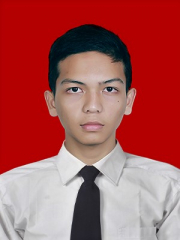
#> input picture openCV/abo.jpg, 180 x 240 px
$ python reading.py
#> lines starting #> are read from the running program, lines starting #| are printed output that depends on the picture; after the words box and inside, x2 and y2 are one past the last pixel; in counts of white or black regions, pixels touching at a corner belong together
import cv2 as cv
img = cv.imread("./abo.jpg")
#> img is the input picture: shape (240, 180, 3); mean B, G, R 83.9, 84.4, 169.2
cv.imshow('Abo',img)
gray = cv.cvtColor(img, cv.COLOR_BGR2GRAY)
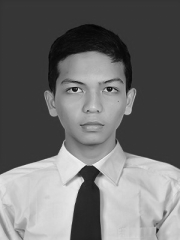
#> gray: shape (240, 180); min 2, max 243, mean 109.7
cv.imshow('Gray',gray)

img_hsv = cv.cvtColor(img, cv.COLOR_BGR2HSV)
#> img_hsv: shape (240, 180, 3); mean H, S, V 42.8, 139.7, 171.3
cv.imshow('img_hsv',img_hsv)


# capture = cv.VideoCapture(0)
# simple threshold
threshold, thresh= cv.threshold(gray,150,255,cv.THRESH_BINARY)
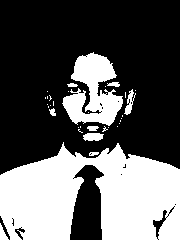
#> thresh: shape (240, 180); 36.2% white; 33 white regions (23 under 20 px), largest, box (x1, y1, x2, y2) and area: (0, 142, 180, 240) 12486, (62, 52, 123, 126) 2572, (83, 133, 104, 141) 138
cv.imshow("simplethreshold", thresh)
threshold, thresh_inv= cv.threshold(gray,150,255,cv.THRESH_BINARY_INV)
cv.imshow("simplethresholdinv", thresh_inv)
lower = 150
upper = 254
bright = cv.inRange(gray, lower, upper)
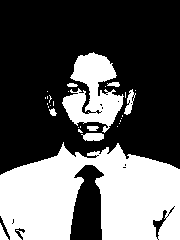
#> bright: shape (240, 180); 36.6% white; 29 white regions (20 under 20 px), largest, box (x1, y1, x2, y2) and area: (0, 142, 180, 240) 12561, (62, 52, 124, 133) 2658, (81, 133, 104, 141) 152

cv.imshow("bright", bright)
cv.waitKey(0)

'''
0-BLACK
255-pure white
'''
